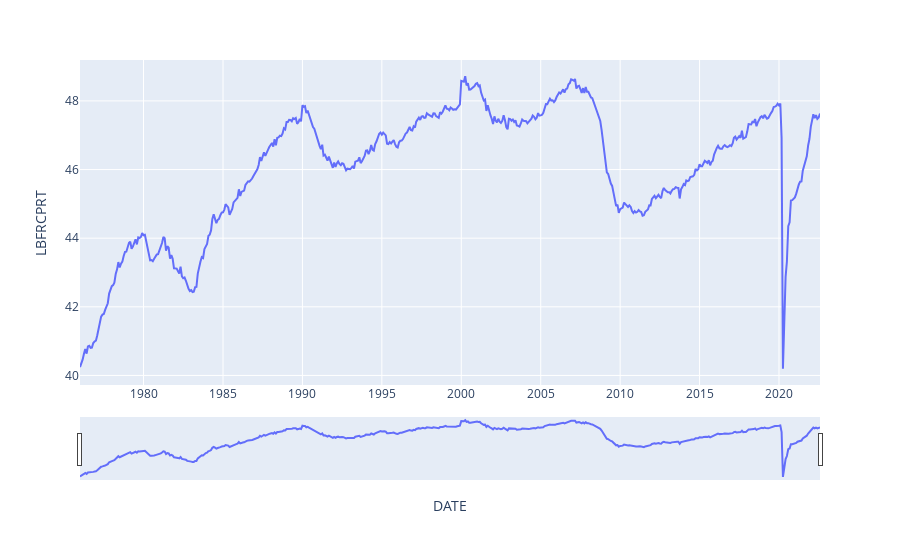

Notebook cell for this chart:
### Markdown cell above
## Plotting the Labor Force Participation Rate

### Code cell
# Plot of Labor Force Participation Rate between the years of 01-01-1976 - 08-01-2022.
plt.figure(figsize=(15,10))

plt.plot(Econdata.DATE, Econdata.LBFRCPRT, 'orange', label='Labor Force Participation Rate')


plt.title('Labor Force Participation Rate between 01-01-1976 - 08-01-2022')
plt.ylabel('Percent')
plt.xlabel('Year')
plt.yticks([40, 41, 42, 43, 44, 45, 46, 47, 48, 49, 50])
plt.grid(True, color='k', linestyle=':')
plt.legend(loc=2)

plt.show()

# Using plotly.js for interactive scrolling of graph
fig = px.line(Econdata, x = 'DATE', y = 'LBFRCPRT')
fig.update_xaxes(rangeslider_visible = True)
fig.show()

### Figure 1 — Plotly figure (JSON) as saved in the notebook; plotly's stock layout.template omitted (floating-point values rounded to 4 significant figures; data arrays with more than 128 entries replaced by an {"elided": "..."} marker saying what was removed)
{"data": [{"hovertemplate": "DATE=%{x}<br>LBFRCPRT=%{y}<extra></extra>", "legendgroup": "", "line": {"color": "#636efa", "dash": "solid"}, "marker": {"symbol": "circle"}, "mode": "lines", "name": "", "orientation": "v", "showlegend": false, "type": "scatter", "x": {"elided": "560 str values"}, "xaxis": "x", "y": {"elided": "560 float values"}, "yaxis": "y"}], "layout": {"legend": {"tracegroupgap": 0}, "margin": {"t": 60}, "xaxis": {"anchor": "y", "domain": [0, 1], "rangeslider": {"visible": true}, "title": {"text": "DATE"}}, "yaxis": {"anchor": "x", "domain": [0, 1], "title": {"text": "LBFRCPRT"}}}}
